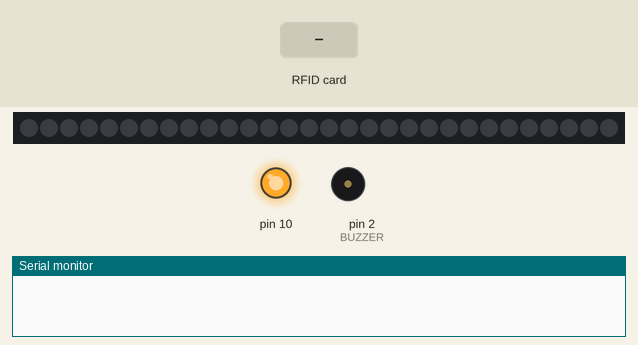
Recording of a sketch running on a simulated Arduino Uno, built with avr-gcc and run on an emulated ATmega328P. On the bench: 30 RGB LEDs in strip order, left to right, output pins drawn as LEDs (lit = HIGH), buzzer (waves = sounding), the last lines printed to the serial monitor. The inputs (shaded band) are chosen by the test bench.

Above: at 1.2 s.
1.3 s: RFID card 5E 7A 19 C4 held to the reader
At 2.59 s:
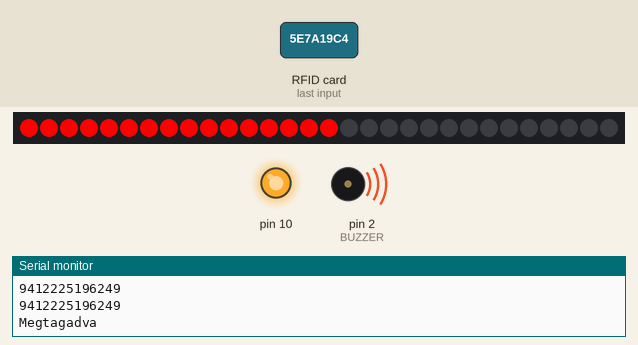
At 4.3 s:
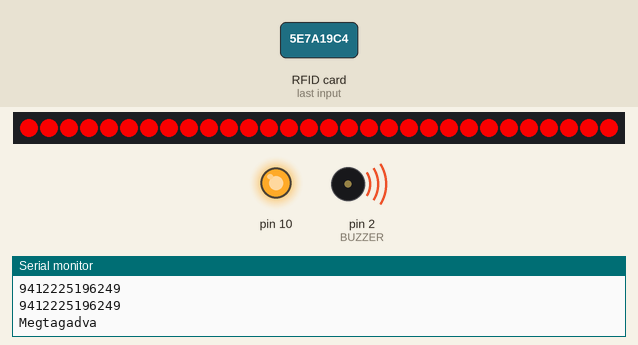
Timing chart, 0 to 6.1 s (numbered marks = the images above; inputs shaded):
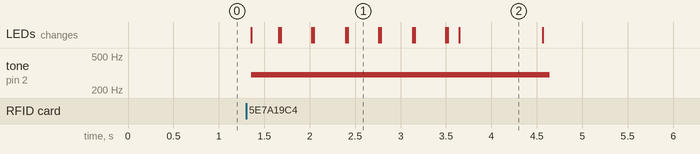

The sketch:

rfid.ino
```cpp
#include <SPI.h>
#include <RFID.h>
#include <FastLED.h>

#define SDA_DIO 9
#define RESET_DIO 8

#define BUZZER 2      //Csengő pin
#define LED_PIN 3     //Szalag DIN pin
#define NUM_LEDS 30   //LED-ek száma a szalagon
#define LEDS_FIRST 15 //A LED-ek első felének száma

#define RELAY 12      //Relé pin
#define DELAY_1S 1000 //Késleltetés ms-ben megadva
#define DELAY_5S 5000 //Késleltetés ms-ben megadva

RFID RC522(SDA_DIO, RESET_DIO); //RFID olvasó példányosítás

int R = 255;                      //Piros
int G = 255;                      //Zöld
int B = 255;                      //Kék
bool isPermissionAllowed = false; //Jogosultság ellenőrzésére szolgáló segégváltozó
CRGB leds[NUM_LEDS];

void setup()
{
  Serial.begin(9600);                                    // Beállítja a soros adatátvitel adatátviteli sebességét másodpercenkénti bitben (baud).
  SPI.begin();                                           //  Az SPI-busz inicializálása az SCK, MOSI és SS kimenetekre állításával, az SCK és MOSI alacsonyra, az SS pedig magasra húzásával.
  RC522.init();                                          // Az MFRC522 chip inicializálása
  pinMode(RELAY, OUTPUT);                                //A RELAY pin-t úgy konfigurálja, hogy kimenetként viselkedjen.
  pinMode(BUZZER, OUTPUT);                               //A BUZZER pin-t úgy konfigurálja, hogy kimenetként viselkedjen.
  noTone(BUZZER);                                        //Leállítja a tone() által kiváltott négyszöghullám generálását. Nincs hatása, ha nem generál hangot.
  digitalWrite(RELAY, LOW);                              //A pinMode() segítségével OUTPUT-ként konfigurált pin, akkor 0V (föld)-re lesz állítva.
  FastLED.addLeds<WS2812, LED_PIN, GRB>(leds, NUM_LEDS); //WS2812 LED szalag példányosítása
  FastLED.setMaxPowerInVoltsAndMilliamps(5, 500);        //Beállítja a maximálisan felhasznált áramot milliamperben egy adott feszültséghez.
  FastLED.clear();                                       //Törli a LED-ek értékét
  FastLED.show();                                        //Frissíti a vezérlőket az aktuális színekkel
  R = 255;                                               //Színátmenet esetén ezeknek a változóknak a módosításával
  G = 255;                                               //lehet különböző effektusokat elérni
  B = 255;
}

void loop()
{
  String tagUid = "";
  if (RC522.isCard()) //Igazat ad vissza, ha egy kártyát érzékel a közelben
  {
    RC522.readCardSerial(); //Igazat ad vissza, ha egy sorszám kiolvasható
    Serial.println("Kartya beolvasva:");
    for (int i = 0; i < 5; i++)
    {
      Serial.print(RC522.serNum[i], DEC);          //Soros kimenetre az azonosító kiíratása
      tagUid.concat(String(RC522.serNum[i], DEC)); //Azonosító kimentése segédváltozóba
    }
    Serial.println();
    Serial.println(tagUid);

    if (tagUid == "2810916423194") //Itt ellenőrízhetjük, hogy a megadottak között volt-e a próbált RFID tag
    {
      Serial.println("Jovahagyva");
      Serial.println();
      delay(500);                //A program elején megadott ideig késlelteti a továbbhaladást
      digitalWrite(RELAY, HIGH); //Relére magas feszültség küldése, aminek hatására az kinyitja a szolenoid zárat
      playAcceptSequence();      //Beengedést jelző, zöld animáció
      resetLeds();               //LED-ek kikapcsolása
      delay(DELAY_5S);           //A program elején megadott ideig késlelteti a továbbhaladást
      digitalWrite(RELAY, LOW);  //A relé alacsony fesztültséget kap, a zár a kezdőpozíciójába áll
    }
    else
    {
      Serial.println("Megtagadva");
      tone(BUZZER, 300);     //Sikertelen kísérlet esetén a megadott frekvenciájú négyszöghullámot generál
      playDeclineSequence(); //Elutasítást jelző piros animáció
      resetLeds();           //LED-ek kiakpcsolása
      noTone(BUZZER);        //A piezo hangjelző a noTone() hívásáig fog hangot kibocsájtani
    }
  }
  delay(300);
}

void playAcceptSequence() //Zöld animáció, balról jobbra
{
  for (int j = 0; j < 5; j++)
  {
    for (int i = 0; i < NUM_LEDS; i++)
    {
      leds[i] = CRGB(0, G, 0);
      FastLED.show();
      delay(15);
    }
    FastLED.clear();
  }
  FastLED.clear();
}

void playDeclineSequence() //Középről kifelé pulzáló, piros animáció
{
  int k = LEDS_FIRST;
  for (int j = 0; j < 3; j++)
  {
    for (int i = LEDS_FIRST; i >= 0; i--)
    {
      leds[k] = CRGB(R, 0, 0);
      leds[i] = CRGB(R, 0, 0);
      FastLED.show();
      delay(20);
      k++;
    }
    k = LEDS_FIRST + 1;
    delay(20);
    for (int i = LEDS_FIRST; i >= 0; i--)
    {
      leds[k] = CRGB(0, 0, 0);
      leds[i] = CRGB(0, 0, 0);
      FastLED.show();
      delay(20);
      k++;
    }
    delay(30);
  }
  FastLED.clear();
  for (int j = 0; j < 4; j++)
  {
    for (int i = 0; i < NUM_LEDS; i++)
    {
      leds[i] = CRGB(R, 0, 0);
      FastLED.show();
    }
    delay(100);
    for (int i = 0; i < NUM_LEDS; i++)
    {
      leds[i] = CRGB(0, 0, 0);
      FastLED.show();
    }
  }
  FastLED.clear();
}

void resetLeds() //Bekapcsolt LED-ek kikapcsolására szolgáló függvény
{
  for (int i = 0; i < NUM_LEDS; i++)
  {
    leds[i] = CRGB(0, 0, 0);
    FastLED.show();
  }
}
```

Measured:
- after the input at 1.3 s, tone on pin 2 (BUZZER): silent → 300 Hz after 0.06 s, → silent 3.3 s later; the LEDs: first change after 0.06 s (image 1 shows a later state)
- what the display in image 2 shows lasts 1.0 s, from 3.6 s to 4.6 s
